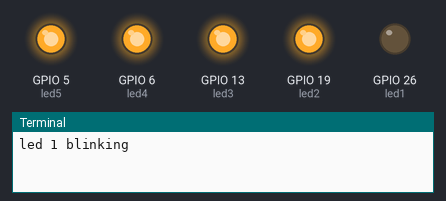
Bench run of a program on a simulated Raspberry Pi (BCM pin numbers). Parts: output pins drawn as LEDs (lit = HIGH), the last lines printed to the terminal.

Above: at 0.5 s.
At 1.5 s:
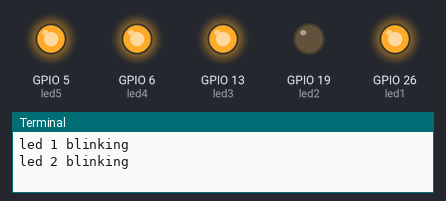
At 2.5 s:
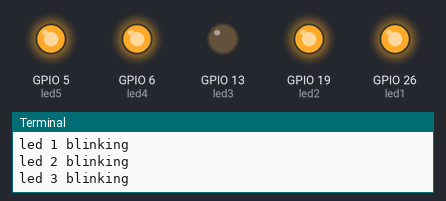
At 3.5 s:
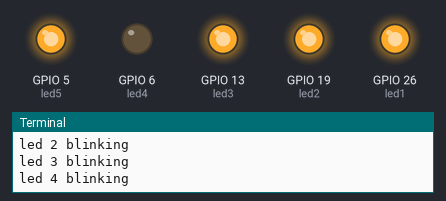
At 4.5 s:
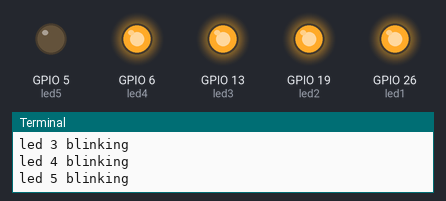
Timing chart, 0 to 6.5 s (numbered marks = the images above):
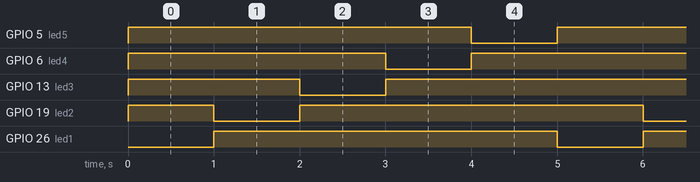

The program:

5_led_test.py
```python
import RPi.GPIO as GPIO
import time
import random

GPIO.setmode(GPIO.BCM)
GPIO.setwarnings(False)

led5 = 5
led4 = 6
led3 = 13
led2 = 19
led1 = 26


GPIO.setup(led1,GPIO.OUT)
GPIO.setup(led2,GPIO.OUT)
GPIO.setup(led3,GPIO.OUT)
GPIO.setup(led4,GPIO.OUT)
GPIO.setup(led5,GPIO.OUT)


while True:
	GPIO.output(led5,1)
	GPIO.output(led4,1)
	GPIO.output(led3,1)
	GPIO.output(led2,1)
	GPIO.output(led1,0)
	print("led 1 blinking")
	time.sleep(1)

	GPIO.output(led5,1)
	GPIO.output(led4,1)
	GPIO.output(led3,1)
	GPIO.output(led2,0)
	GPIO.output(led1,1)
	print("led 2 blinking")
	time.sleep(1)

	GPIO.output(led5,1)
	GPIO.output(led4,1)
	GPIO.output(led3,0)
	GPIO.output(led2,1)
	GPIO.output(led1,1)
	print("led 3 blinking")
	time.sleep(1)

	GPIO.output(led5,1)
	GPIO.output(led4,0)
	GPIO.output(led3,1)
	GPIO.output(led2,1)
	GPIO.output(led1,1)
	print("led 4 blinking")
	time.sleep(1)

	GPIO.output(led5,0)
	GPIO.output(led4,1)
	GPIO.output(led3,1)
	GPIO.output(led2,1)
	GPIO.output(led1,1)
	print("led 5 blinking")
	time.sleep(1)

GPIO.cleanup()
```

Measured:
- by itself, GPIO 5 (led5), GPIO 26 (led1): alternates HIGH for 4.0 s and LOW for 1.0 s
- by itself, GPIO 6 (led4), GPIO 13 (led3), GPIO 19 (led2): repeats every 5.0 s: LOW 1.0 s, HIGH 4.0 s
- by itself, everything shown: repeats every 5.0 s, in 5 steps
